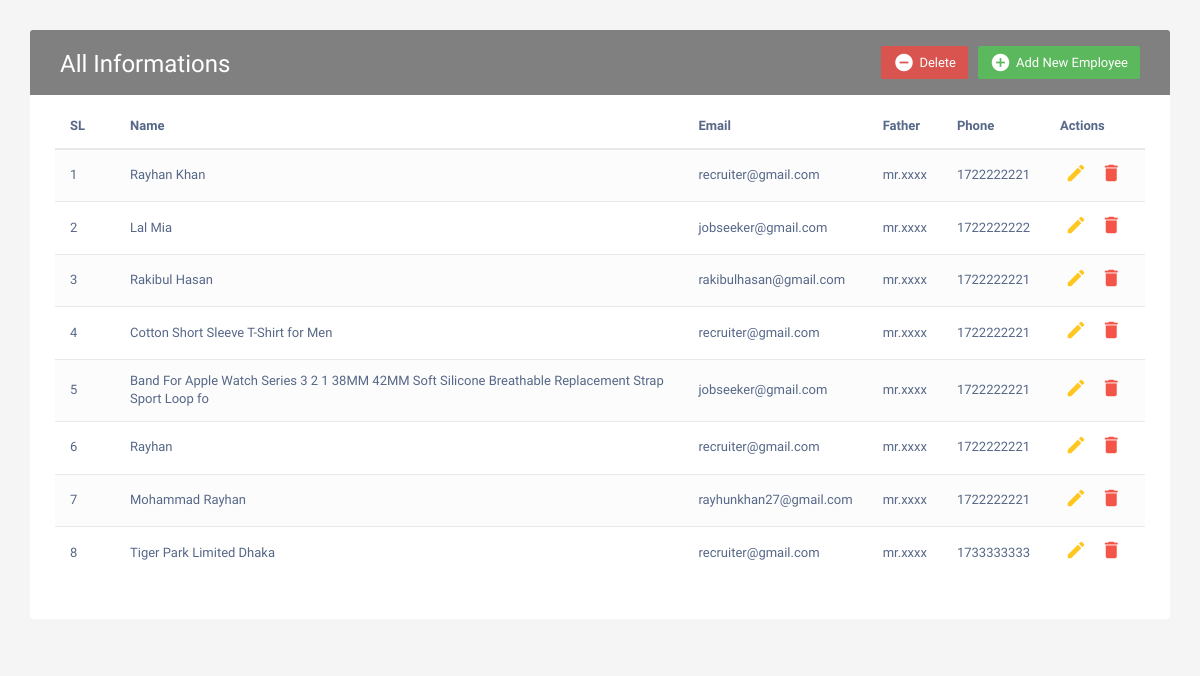
The page / on the database its author committed.
### crud/models.py (models this page shows, shortened)
class Info(models.Model):
    name = models.CharField(max_length=100)
    email = models.EmailField(max_length=250, null=True)
    father = models.CharField(max_length=100)
    phone = models.IntegerField(null=True)

### crud/views.py (the view)
# urls.py: path('', home, name="home"),
def home(request):
    information = Info.objects.all()
    return render(request, 'home.html', {'info': information})

### crud/templates/home.html (shortened to what this page needs)
<!DOCTYPE html>
<html lang="en">
<head>
<link rel="stylesheet" href="https://maxcdn.bootstrapcdn.com/font-awesome/4.7.0/css/font-awesome.min.css">
<link rel="stylesheet" href="https://maxcdn.bootstrapcdn.com/bootstrap/3.3.7/css/bootstrap.min.css">
</head>
<body>
    <div class="container">
		<div class="table-responsive">
			<div class="table-wrapper">
				<div class="table-title">
					<div class="row">
						<div class="col-xs-6">
							<h2>All Informations</b></h2>
						</div>
						<div class="col-xs-6">
							<a href="{% url 'create_info' %}" class="btn btn-success" data-toggle="modal"><i class="material-icons">&#xE147;</i> <span>Add New Employee</span></a>
							<a href="#deleteEmployeeModal" class="btn btn-danger" data-toggle="modal"><i class="material-icons">&#xE15C;</i> <span>Delete</span></a>
						</div>
					</div>
				</div>
				<table class="table table-striped table-hover">
					<thead>
						<tr>
							<th>SL</th>
							<th>Name</th>
							<th>Email</th>
							<th>Father</th>
							<th>Phone</th>
							<th>Actions</th>
						</tr>
					</thead>
					<tbody>
                        {% for information in info %}
						<tr>
							<td>{{ forloop.counter }}</td>
							<td>{{ information.name }}</td>
							<td>{{ information.email }}</td>
							<td>{{ information.father }}</td>
							<td>{{ information.phone }}</td>
							<td>
								<a href="{% url 'update_info' information.pk %}" class="edit" data-toggle="modal"><i class="material-icons" data-toggle="tooltip" title="Edit">&#xE254;</i></a>
								<a href="{% url 'delete_info' information.pk %}" class="delete" data-toggle="modal"><i class="material-icons" data-toggle="tooltip" title="Delete">&#xE872;</i></a>
							</td>
						</tr>
                        {% endfor %}
					</tbody>
				</table>
			</div>
		</div>
    </div>
</body>
</html>

### crud/templates/home.html (style rules this page uses)
body { color: #566787; background: #f5f5f5; font-family: 'Varela Round', sans-serif; font-size: 13px; }
.table-responsive { margin: 30px 0; }
.table-wrapper { min-width: 1000px; background: #fff; padding: 20px 25px; border-radius: 3px; box-shadow: 0 1px 1px rgba(0,0,0,.05); }
.table-title { padding-bottom: 15px; background: gray; color: #fff; padding: 16px 30px; margin: -20px -25px 10px; border-radius: 3px 3px 0 0; }
.table-title h2 { margin: 5px 0 0; font-size: 24px; }
.table-title .btn { color: #fff; float: right; font-size: 13px; border: none; min-width: 50px; border-radius: 2px; border: none; outline: none !important; margin-left: 10px; }
.table-title .btn i { float: left; font-size: 21px; margin-right: 5px; }
.table-title .btn span { float: left; margin-top: 2px; }
table.table tr th, table.table tr td { border-color: #e9e9e9; padding: 12px 15px; vertical-align: middle; }
table.table tr th:first-child { width: 60px; }
table.table tr th:last-child { width: 100px; }
table.table-striped tbody tr:nth-of-type(odd) { background-color: #fcfcfc; }
table.table td:last-child i { opacity: 0.9; font-size: 22px; margin: 0 5px; }
table.table td a { font-weight: bold; color: #566787; display: inline-block; text-decoration: none; outline: none !important; }
table.table td a.edit { color: #FFC107; }
table.table td a.delete { color: #F44336; }
table.table td i { font-size: 19px; }

### rows shown on the page
Info: name "Rayhan Khan", email "recruiter@gmail.com", father "mr.xxxx", phone "1722222221"
Info: name "Lal Mia", email "jobseeker@gmail.com", father "mr.xxxx", phone "1722222222"
Info: name "Rakibul Hasan", email "rakibulhasan@gmail.com", father "mr.xxxx", phone "1722222221"
Info: name "Cotton Short Sleeve T-Shirt for Men", email "recruiter@gmail.com", father "mr.xxxx", phone "1722222221"
Info: name "Band For Apple Watch Series 3 2 1 38MM 42MM Soft Silicone Breathable Replacement Strap Sport Loop fo", email "jobseeker@gmail.com", father "mr.xxxx", phone "1722222221"
Info: name "Rayhan", email "recruiter@gmail.com", father "mr.xxxx", phone "1722222221"
Info: name "Mohammad Rayhan", email "rayhunkhan27@gmail.com", father "mr.xxxx", phone "1722222221"
Info: name "Tiger Park Limited Dhaka", email "recruiter@gmail.com", father "mr.xxxx", phone "1733333333"
